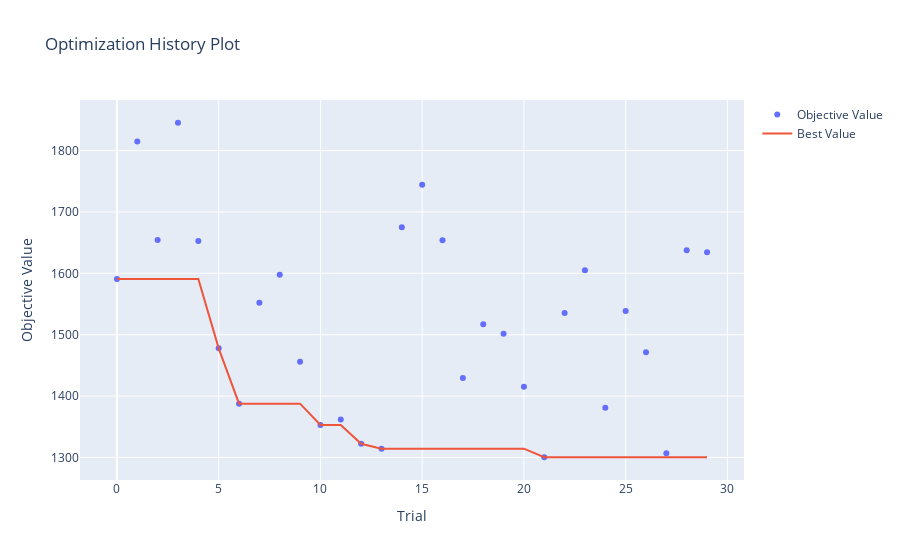

The notebook cell this image was saved under:
### Code cell
plot_optimization_history(study)

### Figure 1 — Plotly figure (JSON) as saved in the notebook; plotly's stock layout.template omitted (floating-point values rounded to 4 significant figures)
{"data": [{"mode": "markers", "name": "Objective Value", "type": "scatter", "x": [0, 1, 2, 3, 4, 5, 6, 7, 8, 9, 10, 11, 12, 13, 14, 15, 16, 17, 18, 19, 20, 21, 22, 23, 24, 25, 26, 27, 28, 29], "y": [1591.0, 1815.0, 1654.0, 1845.0, 1653.0, 1478.0, 1388.0, 1552.0, 1598.0, 1456.0, 1353.0, 1362.0, 1322.0, 1314.0, 1675.0, 1745.0, 1654.0, 1430.0, 1517.0, 1501.0, 1415.0, 1300.0, 1536.0, 1605.0, 1381.0, 1539.0, 1471.0, 1307.0, 1638.0, 1634.0]}, {"mode": "lines", "name": "Best Value", "type": "scatter", "x": [0, 1, 2, 3, 4, 5, 6, 7, 8, 9, 10, 11, 12, 13, 14, 15, 16, 17, 18, 19, 20, 21, 22, 23, 24, 25, 26, 27, 28, 29], "y": [1591.0, 1591.0, 1591.0, 1591.0, 1591.0, 1478.0, 1388.0, 1388.0, 1388.0, 1388.0, 1353.0, 1353.0, 1322.0, 1314.0, 1314.0, 1314.0, 1314.0, 1314.0, 1314.0, 1314.0, 1314.0, 1300.0, 1300.0, 1300.0, 1300.0, 1300.0, 1300.0, 1300.0, 1300.0, 1300.0]}, {"marker": {"color": "#cccccc"}, "mode": "markers", "name": "Infeasible Trial", "showlegend": false, "type": "scatter", "x": [], "y": []}], "layout": {"title": {"text": "Optimization History Plot"}, "xaxis": {"title": {"text": "Trial"}}, "yaxis": {"title": {"text": "Objective Value"}}}}
